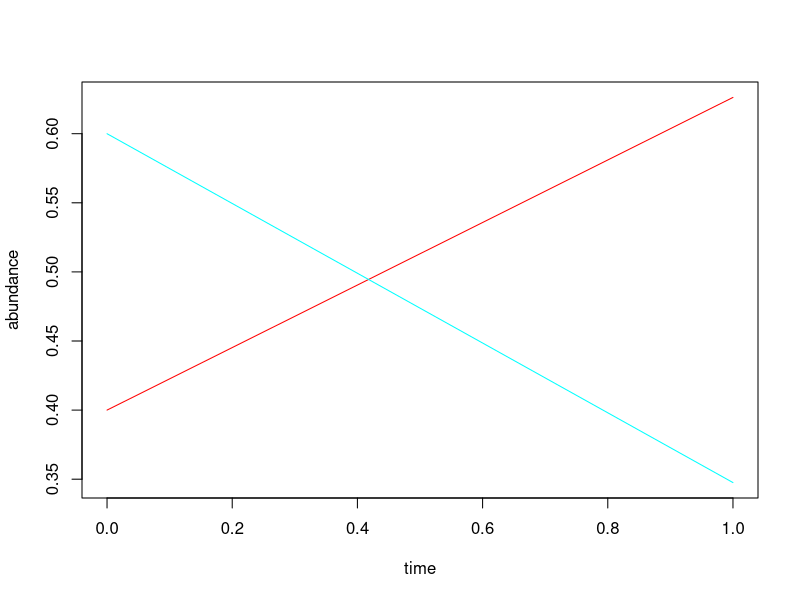
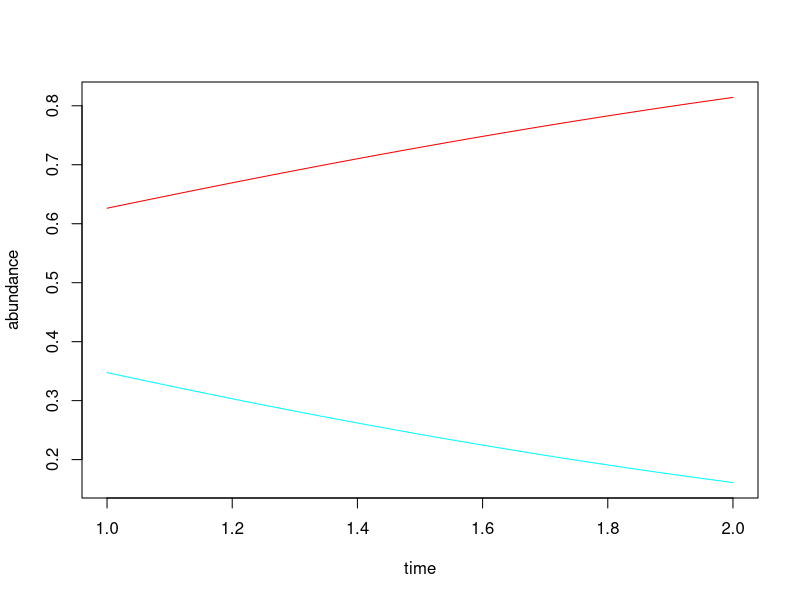
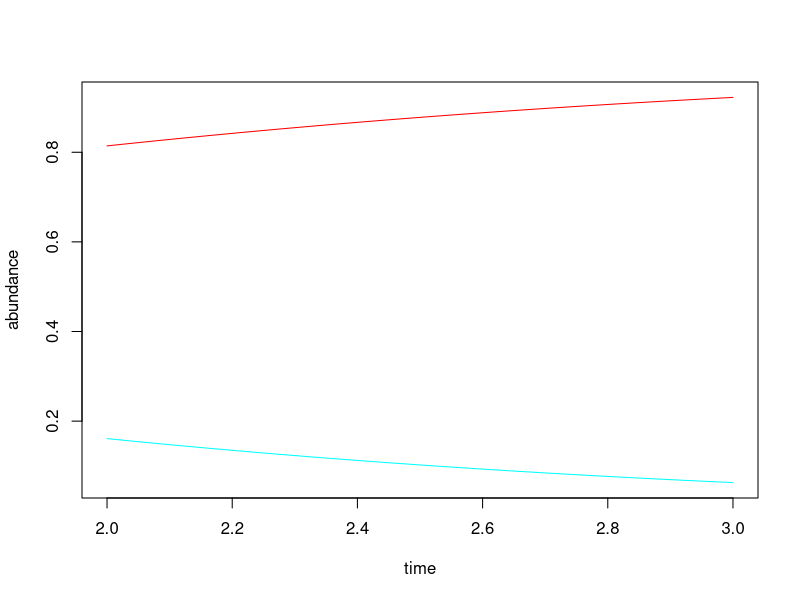
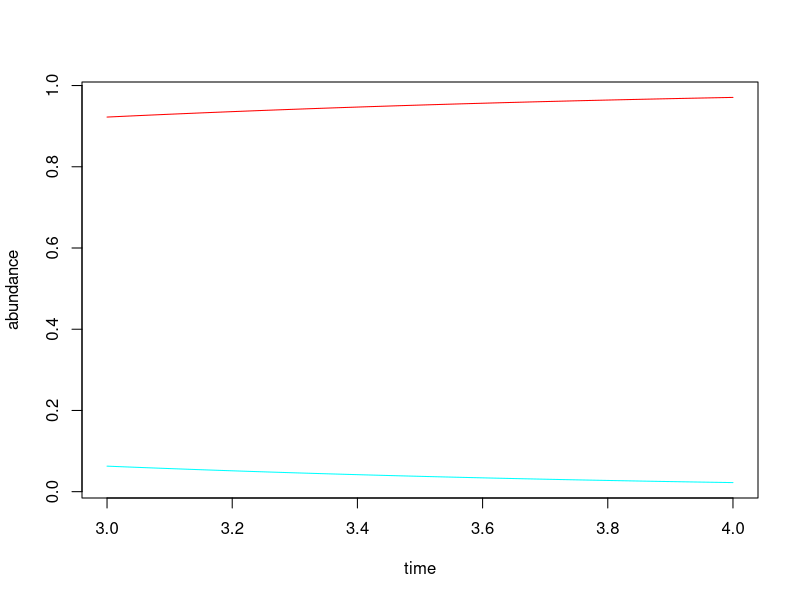
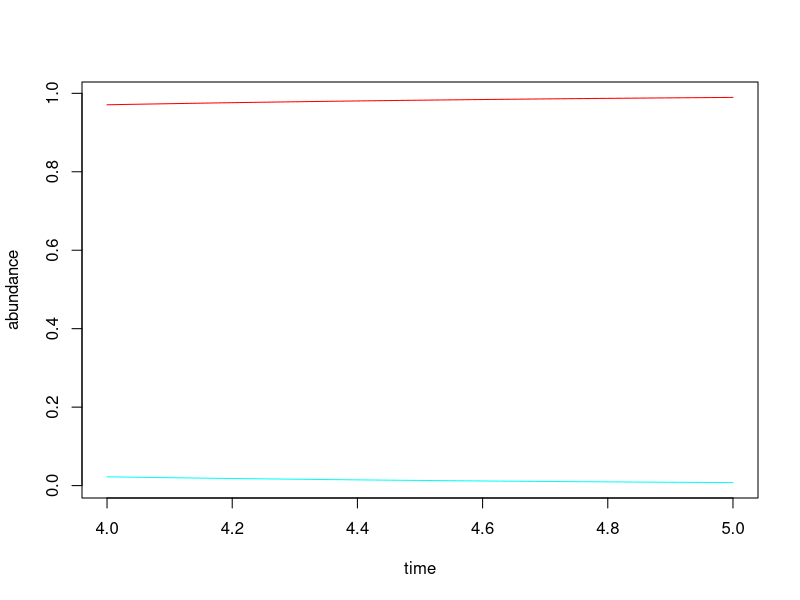
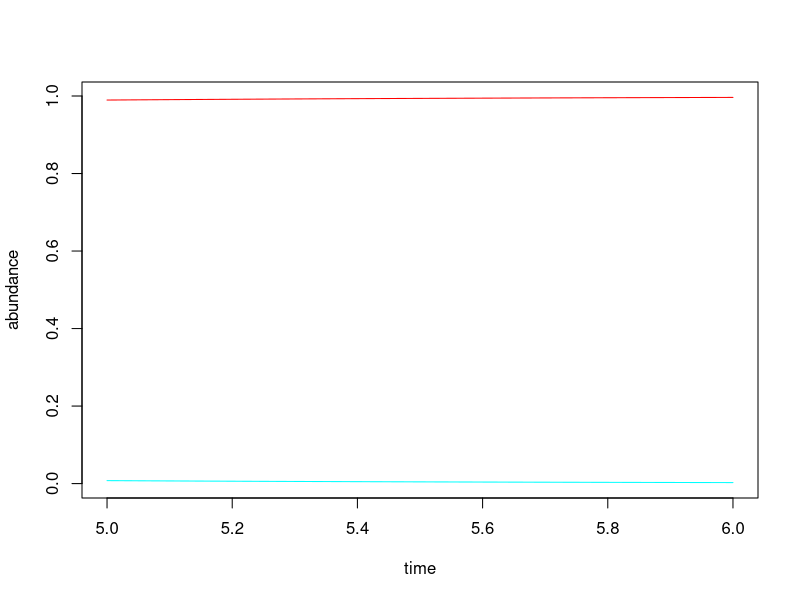
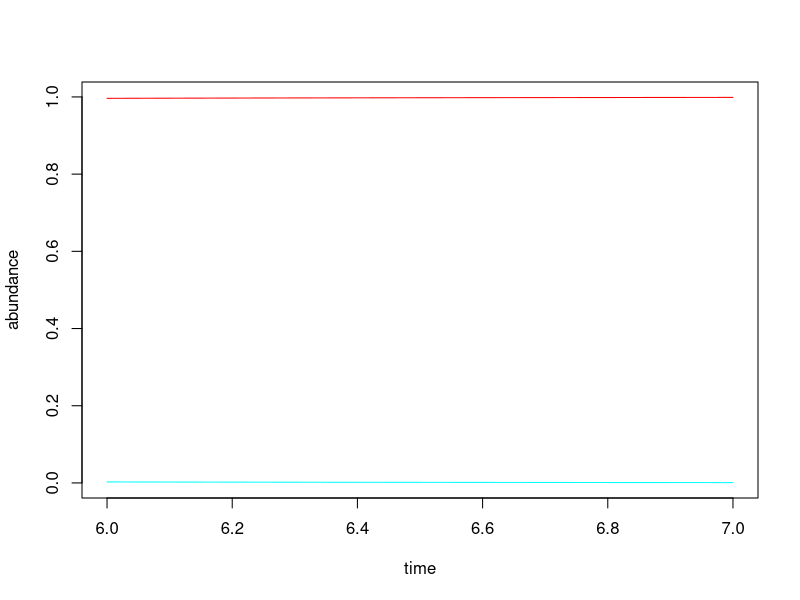
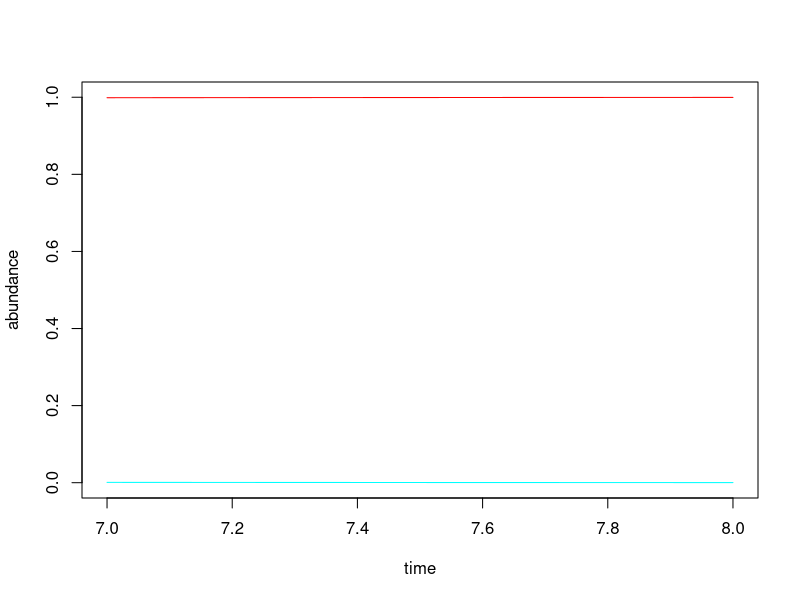

Generate these figures, in order, with R:
######################################################################
### Stability of ecosystems: Lotka-Volterra Multispecies model
######################################################################


###################################
# FUNCTION DEFINITIONS
###################################

###
# lvm(t,x,parms) 
# Use:	Function to calculate derivative of multispecies Lotka-Volterra equations
# Input:
# 	t: time (not used here, because there is no explicit time dependence)
# 	x: vector containing the current abundance of all species
# 	parms: 	dummy variable, which is not used here (normally used to pass on 
#		parameter values, but not needed here because a and r are defined globally)
# Output:
#	dx: derivative of Lotka-Volterra equations at point x
lvm <- function(t, x, parms) {
        dx <- r * (1 - a %*% x) * x
        list(dx)
}

###
# n.integrate(time,init.x,model)
# Use:	Numerical integration of model
# Input:
# 	t: 	list with elements time$start, time$end, and time$steps, giving start and
#		endpoint of integration and the number of time points in between
# 	init.x: vector containing initial values (at time = time$start) of all species
# 	model: 	name of the function to integrate (here lvm)
# Output:
#	data frame with n+1 columns. The first column contains the time points at which
#	x is evaluated. The next n columns are the values of the n species at these
#	time points
# Description:
# Generates a vector of time points for the integration and uses function lsoda (from library 
# odesolve) to integrate the model
n.integrate <- function(time=time,init.x= init.x,model=lvm){
        t.out <- seq(time$start,time$end,length=time$steps)
	as.data.frame(lsoda(init.x,t.out,model,parms=parms))
}


###
# cutoff(out,tol)
# Use: Get index of species (i) that are extinct (i.e. whose frequency is smaller than tol)
#      (ii) species that survive (i.e. whose freq is larger than tol) and (iii) return a vector
#      of the abundance of species, in which those with freq < tol are set to 0.
# Input:
#	out: 	This is the output of n.integrate (i.e. a data frame with a column for the
#		time points and the abundance of the n species)
#	tol:    The threshold value below which a species is considered to be extinct
# Output:
#	list with three entries
#	(i) indices of species that are extinct
#       (ii) indices of species that survive
#       (iii) vector of species abundances where those with freq < tol are set to 0. (This vector
#	can be used as the new initial conditions to continue the integration of the model
# Description:
#	Takes output of n.integrate and determines which species
#	are more abundant than tol at the last time point.

cutoff <- function(out,tol){
  n.end <- length(out[,1])
  frequency <- out[n.end,2:(n+1)] #Note that species abundance is in columns 2 to n+1
  extinct <- which(frequency<tol)
  survive <- which(frequency>=tol)
  frequency[extinct] <- 0
  list(extinct=extinct,survive=survive,freq=as.numeric(frequency))
}


### 
# generate.parameters(mat,rep,index,sparse)
# Use: 	 Gets reproduction rate and interaction matrix and generates new reproduction rates and interaction
#	 coefficients of species with given set of indices
# Input:
#	mat:	current matrix of interaction coefficients
#	rep:	current reproduction rates of the species
#	index: 	vector of indices of species for which new parameters have to be created (use for
#		example output of cutoff() as indices for extinct species)
#	sparse:	Sparsity of interaction matrix. The parameters sparse controls how many
#		interactions are set to 0. sparse has to between 0 and 1, where sparse = 1
#		corresponds to full connectivity. 
# Output:
#	list containing updated reproduction rates and interaction matrix
generate.parameters <- function(mat,rep,index,sparse){
	length.index <- length(index)
	# generate random reproduction rates for species with indices in index vector
	rep[index]=runif(length.index)
        # generate uniformly distributed random interaction coefficients to replace rows of 
	# interaction matrix with corresponding indices
	m1 <- matrix(runif(n*length.index),ncol=n)
	# generate matrix of 0's and 1's as a function of sparse (using rbinom())
 	m2 <- matrix(rbinom(n*length.index,1,sparse),ncol=n)
        # replace the corresponding rows in the interaction matrix
	mat[index,] <- m1*m2
        # Do the same for the columns
	mat[,index] <- matrix(runif(n*length.index),nrow=n)*matrix(rbinom(n*length.index,1,sparse),nrow=n)
        # make sure that diagonal elements are not zero (i.e. regenerate random coefficients for diag elements)
	diag(mat)[index] <- runif(length.index) 
        list(matrix=mat,reproduction=rep)
}

### Plotting routines
###
# plot.lvm.time(out)
# Use:	Plots all species against time
# Input:
#	out: output of n.integrate
# Note: the default palette contains only 8 colors, which are recycled after the eigth index; see palette()
plot.lvm.time <- function(out){
        n <- length(out[1,])-1
        colors <- rainbow(n) # pick equidistant colors from the "rainbow"
	t.range <- range(out[,1])
        y.range <- range(out[,2:(n+1)])
        plot(t.range,y.range,xlab="time",ylab="abundance",type="n")
        for (i in c(2:(n+1))) {lines(out[,1],out[,i],col=colors[i-1])}
}

###
# plot.matrix(matrix,index)
# Use:	Plot interaction matrix (setting all species in index to zero)
# Input:
#	matrix: interaction matrix 
#	index:	indices of species that are set to 0. (These would be the species
# 		indices determined by function cutoff() that are set to zero because
#		the species abundance is smaller than tol).
plot.matrix <- function(matrix,index){
         m <- matrix
         m[index,] <-0
         m[,index] <-0
         image(m,axes=F,zlim=c(0,1),col=gray(c(32:0)/32),xlab="species affected",ylab="species affecting")
         axis(1, at = seq(0,1,length=n),labels = 1:n)
         axis(2, at = seq(0,1,length=n),labels = 1:n)
} 

###
# plot.frequency(out)
# Use: Plots abundance of species at the end of simulation
# Input:
# 	out: output of n.integrate()
# Plot frequency at end of simulation
plot.frequency <- function(out) {
         plot(c(1:n), out[length(out[,1]),2:(n+1)],type="h",xlab="species index",ylab="abundance")
}

###########################
# MAIN PROGRAM
###########################

### LOAD LIBRARIES
#load R library for ordinary differential equation solvers
library(deSolve)

### INITIALIZE PARAMETER SETTINGS
# Integration window
time<- list(start=0,end=1,steps=2)
# dummy variable for lvm() function defined above
parms <- c(0) ### dummy variable (can have any numerical value)
# Number of Species
n<-2
# Sparsity of interaction matrix (0<sparse<1) [sparse = 1 ==> full connectivity]
sparse <- 1
# Generate parameters
# first generate reproduction vector and interaction matrix containing only zeros.
r <- numeric(n) 
a <- matrix(0,nrow=n,ncol=n) 
# Now generate random numbers for parameters according to function generate.parameters
tmp <- generate.parameters(a,r,c(1:n),sparse)
r <- c(1.5,1.1)
a <- matrix(c(1,2.0,.4,1),2,2)
# Initial conditions (i.e. frequencies of n species at time = time$start)
init.x <- c(0.4,0.6)
# Threshold at which species are assumed to be extinct
tol <- 0.0001


### Example for a loop that integrates the LVM and allows new species to invade
outt <- c()
for (i in c(1:20)){
	# integrate lvm model
	out <-n.integrate(time=time,init.x=init.x,model=lvm)
	# plot time course
        plot.lvm.time(out)
	# save out and attach it to outt
        outt <- rbind(outt,out)
	# determine which species went extinct and which survived
        tmp <- cutoff(out,tol)
	# save index of extinct species (i.e. species with frequency smaller than tol)
        index.extinct <- tmp$extinct
	# generate new parameters (reproduction rates and interaction coefficients) to replace extinct species
	tmp2 <- generate.parameters(a,r,index.extinct,sparse)
        a <- tmp2$matrix
        r <- tmp2$reproduction
	# generate new init.x to continue integration
	init.x <- tmp$freq
	# introduce new species with a frequency of 10* tol
	init.x[index.extinct] <- 10* tol
	# generate new time window to continue integration
        time <- list(start=time$end, end = time$end+time$end-time$start,
                     steps=100)
}
# plot entire time course
plot.lvm.time(outt)
